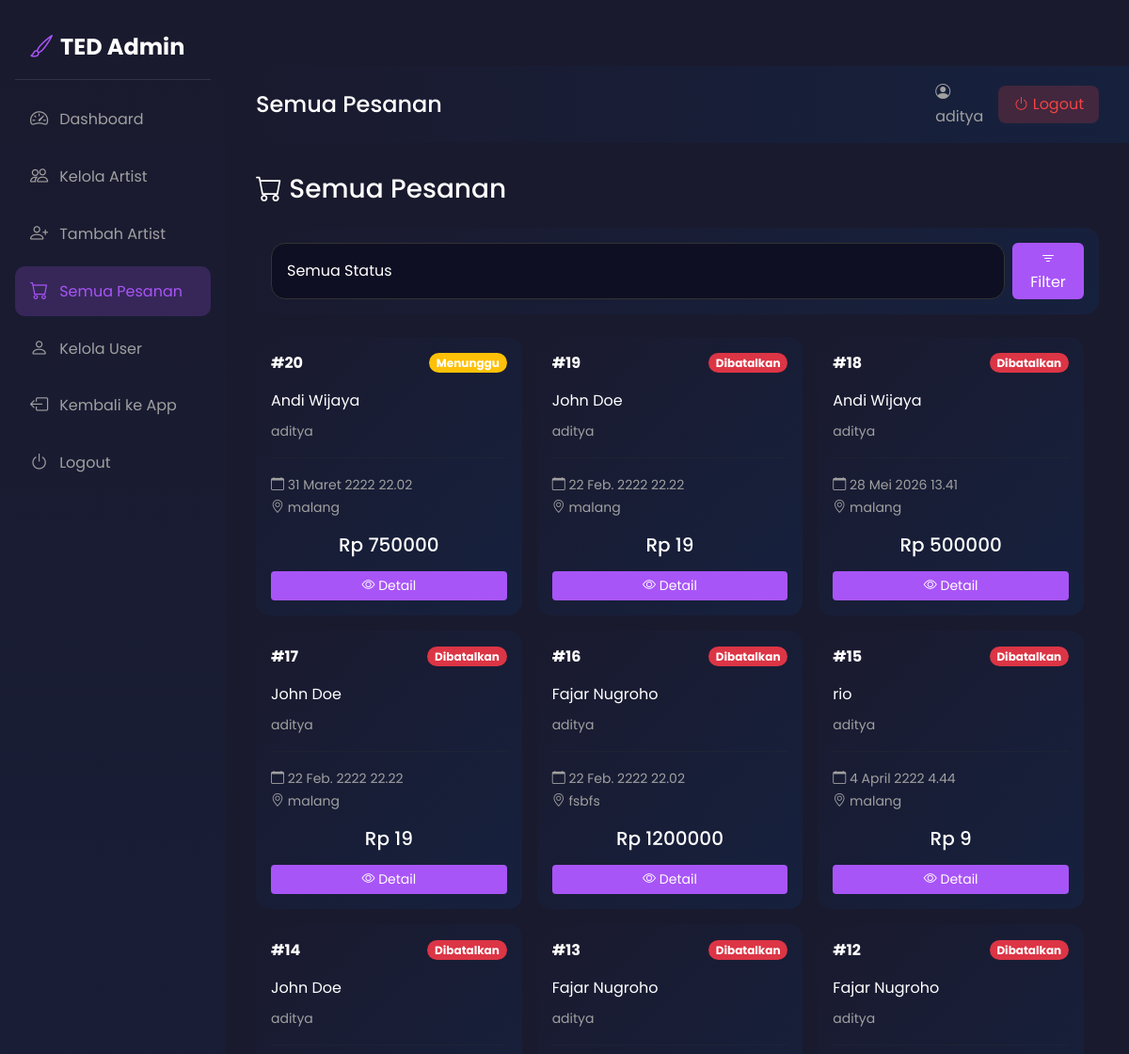
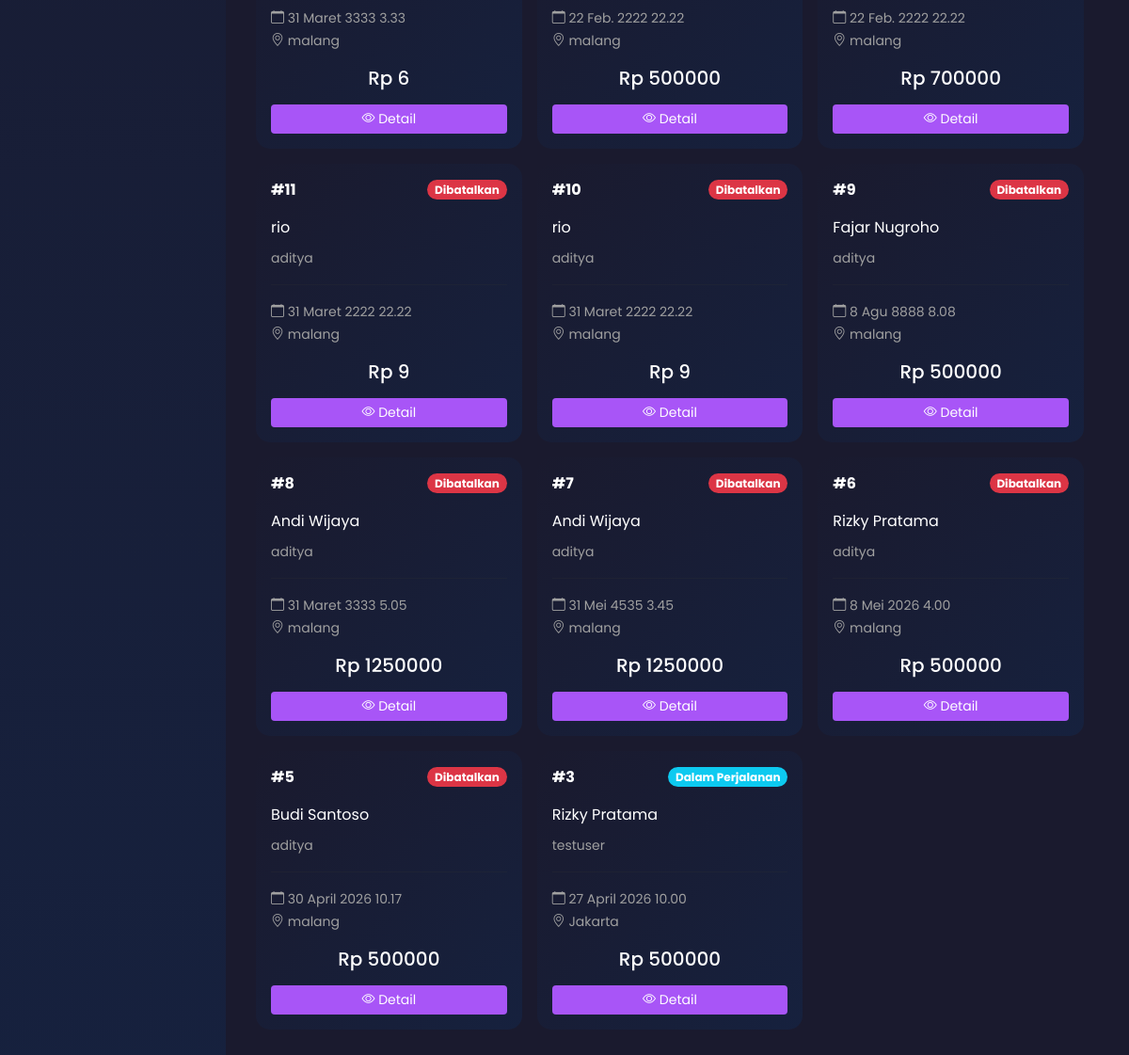
The page /owner/bookings/ (signed in) on the database as committed earlier (2 pictures, top to bottom).
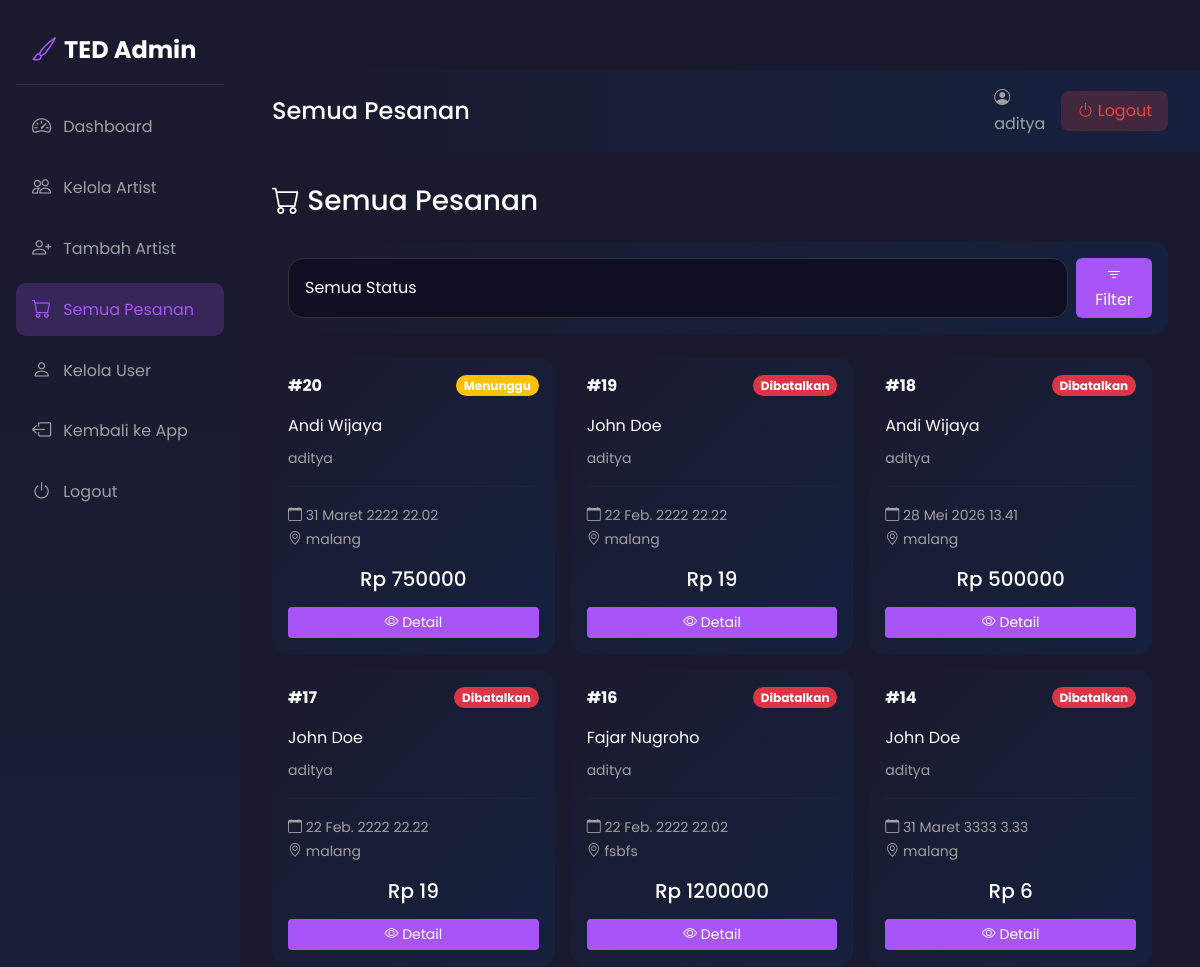
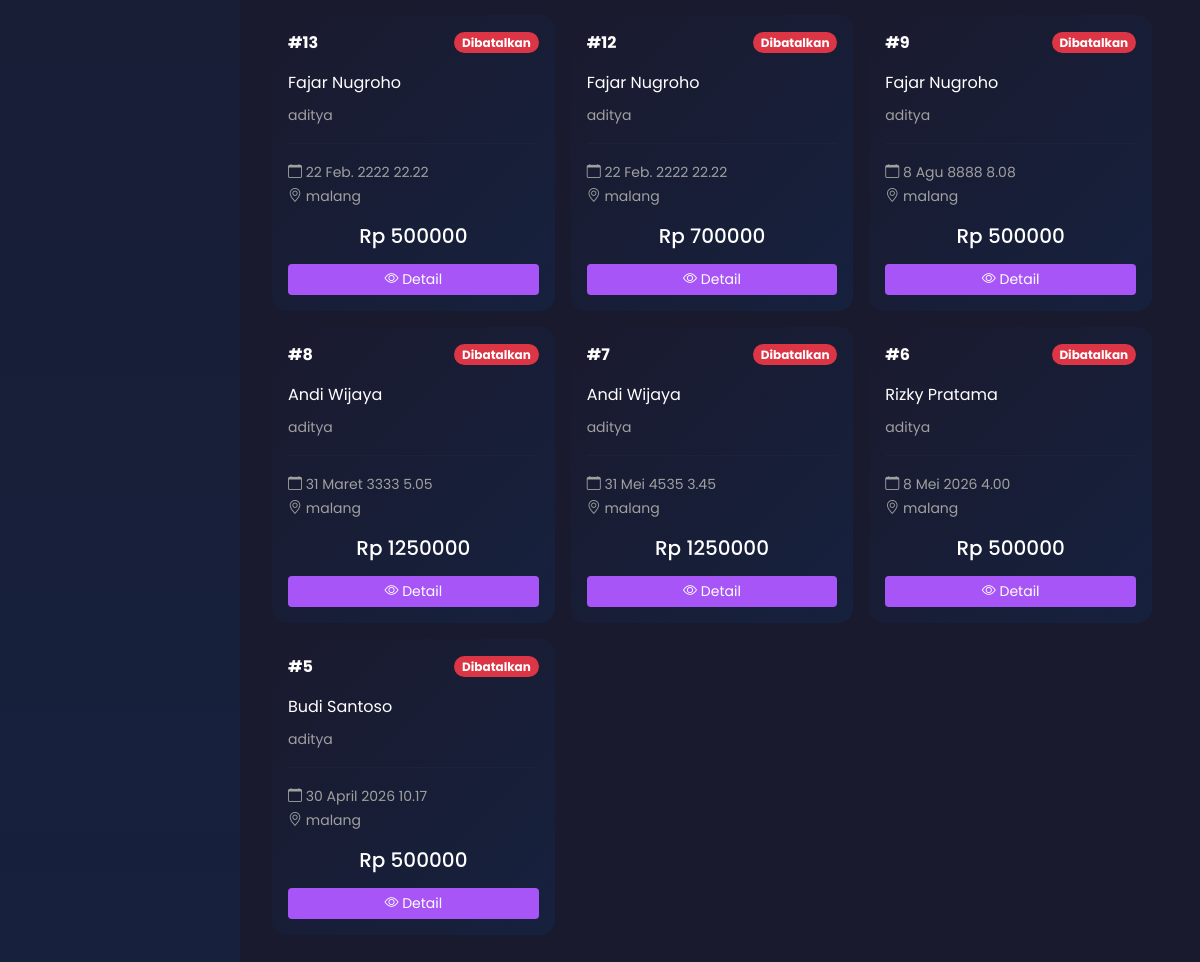
The same page on the database as committed later (2 pictures, top to bottom).
### tedapp/models.py (models this page shows, shortened)
class Booking(models.Model):
    STATUS_CHOICES = [
        ('pending', 'Menunggu'),
        ('confirmed', 'Dikonfirmasi'),
        ('on_the_way', 'Dalam Perjalanan'),
        ('arrived', 'Tiba'),
        ('started', 'Sedang Dikerjakan'),
        ('completed', 'Selesai'),
        ('cancelled', 'Dibatalkan'),
    ]
    SERVICE_TYPE_CHOICES = [
        ('studio', 'Ke Studio'),
        ('home', 'Ke Rumah'),
    ]
    PAYMENT_METHOD_CHOICES = [
        ('cash', 'Tunai'),
        ('gopay', 'GoPay'),
        ('ovo', 'OVO'),
        ('dana', 'DANA'),
        ('shopeepay', 'ShopeePay'),
        ('transfer', 'Transfer Bank'),
    ]
    PAYMENT_STATUS_CHOICES = [
        ('pending', 'Menunggu'),
        ('paid', 'Lunas'),
        ('failed', 'Gagal'),
    ]
    user = models.ForeignKey(User, on_delete=models.CASCADE, related_name='bookings')
    artist = models.ForeignKey(Artist, on_delete=models.CASCADE, related_name='bookings')
    service = models.ForeignKey(Service, on_delete=models.CASCADE, related_name='bookings')
    service_type = models.CharField(max_length=10, choices=SERVICE_TYPE_CHOICES)
    payment_method = models.CharField(max_length=20, choices=PAYMENT_METHOD_CHOICES, default='cash')
    payment_status = models.CharField(max_length=20, choices=PAYMENT_STATUS_CHOICES, default='pending')
    booking_date = models.DateField()
    booking_time = models.TimeField()
    address = models.TextField()
    city = models.CharField(max_length=100)
    user_latitude = models.DecimalField(max_digits=9, decimal_places=6, null=True, blank=True)
    user_longitude = models.DecimalField(max_digits=9, decimal_places=6, null=True, blank=True)
    description = models.TextField(blank=True)
    status = models.CharField(max_length=20, choices=STATUS_CHOICES, default='pending')
    total_price = models.DecimalField(max_digits=10, decimal_places=0)
    notes = models.TextField(blank=True)
    cancellation_reason = models.TextField(blank=True)
    estimated_arrival = models.IntegerField(default=0, help_text='Estimasi waktu arrival dalam menit')
    created_at = models.DateTimeField(auto_now_add=True)
    updated_at = models.DateTimeField(auto_now=True)

class Artist(models.Model):
    user = models.OneToOneField(User, on_delete=models.CASCADE, null=True, blank=True, related_name='artist_profile')
    name = models.CharField(max_length=200)
    nickname = models.CharField(max_length=100)
    photo = models.ImageField(upload_to='artists/', blank=True, null=True)
    phone = models.CharField(max_length=20)
    email = models.EmailField(blank=True)
    address = models.CharField(max_length=300)
    city = models.CharField(max_length=100)
    latitude = models.DecimalField(max_digits=9, decimal_places=6, null=True, blank=True)
    longitude = models.DecimalField(max_digits=9, decimal_places=6, null=True, blank=True)
    current_latitude = models.DecimalField(max_digits=9, decimal_places=6, null=True, blank=True, help_text='Lokasi saat ini (mobile tracking)')
    current_longitude = models.DecimalField(max_digits=9, decimal_places=6, null=True, blank=True, help_text='Lokasi saat ini (mobile tracking)')
    description = models.TextField()
    specializations = models.CharField(max_length=300)
    experience_years = models.IntegerField(default=0)
    rating = models.DecimalField(max_digits=3, decimal_places=2, default=0)
    total_reviews = models.IntegerField(default=0)
    is_available_home = models.BooleanField(default=True)
    is_available_studio = models.BooleanField(default=True)
    home_service_fee = models.DecimalField(max_digits=10, decimal_places=0, default=0)
    studio_name = models.CharField(max_length=200, blank=True)
    studio_address = models.CharField(max_length=300, blank=True)
    service_radius_km = models.DecimalField(max_digits=5, decimal_places=2, default=20, help_text='Radius layanan dalam km')
    is_verified = models.BooleanField(default=False)
    is_active = models.BooleanField(default=True)
    is_online = models.BooleanField(default=False, help_text='Artist sedang online/menerima order')
    payment_gopay = models.CharField(max_length=30, blank=True, help_text='Nomor GoPay')
    payment_ovo = models.CharField(max_length=30, blank=True, help_text='Nomor OVO')
    payment_dana = models.CharField(max_length=30, blank=True, help_text='Nomor DANA')
    payment_shopeepay = models.CharField(max_length=30, blank=True, help_text='Nomor ShopeePay')
    payment_transfer = models.CharField(max_length=50, blank=True, help_text='Nomor Rekening Transfer Bank')
    payment_bank_name = models.CharField(max_length=50, blank=True, help_text='Nama Bank')
    created_at = models.DateTimeField(auto_now_add=True)

### tedapp/views.py (the view)
# urls.py: path('owner/bookings/', views.owner_bookings, name='owner_bookings'),
@login_required
def owner_bookings(request):
    try:
        profile = request.user.profile
        if profile.role != 'owner':
            messages.error(request, 'Anda tidak memiliki akses ke halaman owner.')
            return redirect('home')
    except UserProfile.DoesNotExist:
        return redirect('home')
    status_filter = request.GET.get('status', '')
    bookings_list = Booking.objects.all().order_by('-created_at')
    if status_filter:
        bookings_list = bookings_list.filter(status=status_filter)
    context = {
        'bookings': bookings_list,
        'status_filter': status_filter,
    }
    return render(request, 'tedapp/owner_bookings.html', context)

### tedapp/templates/tedapp/owner_bookings.html (shortened to what this page needs)
{% extends 'tedapp/owner_base.html' %}
{% block page_title %}Semua Pesanan{% endblock %}
{% block content %}
<h3 class="text-white mb-4"><i class="bi bi-cart"></i> Semua Pesanan</h3>
<div class="card border-0 mb-4" style="background: linear-gradient(135deg, #1a1a2e 0%, #16213e 100%); border-radius: 15px;">
    <div class="card-body">
        <form method="GET" class="d-flex gap-2">
            <select name="status" class="form-control" style="background: #0f0f23; border: 1px solid #333; color: #fff;">
                <option value="">Semua Status</option>
            </select>
            <button type="submit" class="btn btn-primary" style="background: #a855f7; border: none;">
                <i class="bi bi-filter"></i> Filter
            </button>
        </form>
    </div>
</div>
<div class="row g-3">
    {% for booking in bookings %}
    <div class="col-md-6 col-lg-4">
        <div class="card border-0 h-100" style="background: linear-gradient(135deg, #1a1a2e 0%, #16213e 100%); border-radius: 15px;">
            <div class="card-body">
                <div class="d-flex justify-content-between align-items-center mb-3">
                    <span class="text-white fw-bold">#{{ booking.id }}</span>
                    <span class="badge rounded-pill {% if booking.status == 'pending' %}bg-warning{% elif booking.status == 'confirmed' %}bg-success{% elif booking.status == 'on_the_way' %}bg-info{% elif booking.status == 'arrived' %}bg-primary{% elif booking.status == 'completed' %}bg-secondary{% else %}bg-danger{% endif %}">
                        {{ booking.get_status_display }}
                    </span>
                </div>
                <div class="d-flex align-items-center mb-2">
                    <span class="text-white">{{ booking.artist.name }}</span>
                </div>
                <small style="color: #a0a0a0;">{{ booking.user.username }}</small>
                <hr style="border-color: #333;">
                <small style="color: #a0a0a0;">
                    <i class="bi bi-calendar"></i> {{ booking.booking_date }} {{ booking.booking_time }}
                    <br>
                    <i class="bi bi-geo-alt"></i> {{ booking.city }}
                </small>
                <div class="mt-3 text-center">
                    <h5 class="text-white mb-0">Rp {{ booking.total_price|floatformat:0 }}</h5>
                </div>
                <a href="{% url 'booking_detail' booking.id %}" class="btn btn-sm w-100 mt-3" style="background: #a855f7; color: #fff;">
                    <i class="bi bi-eye"></i> Detail
                </a>
            </div>
        </div>
    </div>
    {% empty %}
    <div class="col-12 text-center py-5">
        <i class="bi bi-inbox fs-1" style="color: #a0a0a0;"></i>
        <h5 class="mt-3 text-white">Tidak ada pesanan</h5>
    </div>
    {% endfor %}
</div>
{% endblock %}

### tedapp/templates/tedapp/owner_base.html (shortened to what this page needs)
{% load static %}
{% load custom_filters %}
<!DOCTYPE html>
<html lang="id">
<head>
    <link href="https://cdn.jsdelivr.net/npm/bootstrap@5.3.0/dist/css/bootstrap.min.css" rel="stylesheet">
    <link rel="stylesheet" href="https://cdn.jsdelivr.net/npm/bootstrap-icons@1.10.0/font/bootstrap-icons.css">
    <link rel="stylesheet" href="https://unpkg.com/leaflet@1.9.4/dist/leaflet.css">
    <link rel="stylesheet" href="{% static 'base.css' %}">
    <link rel="stylesheet" href="{% static 'owner.css' %}">
</head>
<body>
    <aside class="sidebar">
        <a href="{% url 'owner_dashboard' %}" class="sidebar-brand">
            <i class="bi bi-brush" style="color: #a855f7;"></i> TED Admin
        </a>
        <ul class="sidebar-nav">
            <li>
                <a href="{% url 'owner_dashboard' %}" class="{% if request.path == '/owner/' %}active{% endif %}">
                    <i class="bi bi-speedometer2"></i>
                    <span>Dashboard</span>
                </a>
            </li>
            <li>
                <a href="{% url 'owner_artists' %}" class="{% if '/owner/artists' in request.path %}active{% endif %}">
                    <i class="bi bi-people"></i>
                    <span>Kelola Artist</span>
                </a>
            </li>
            <li>
                <a href="{% url 'owner_add_artist' %}" class="{% if '/owner/artist/add' in request.path %}active{% endif %}">
                    <i class="bi bi-person-plus"></i>
                    <span>Tambah Artist</span>
                </a>
            </li>
            <li>
                <a href="{% url 'owner_bookings' %}" class="{% if '/owner/bookings' in request.path %}active{% endif %}">
                    <i class="bi bi-cart"></i>
                    <span>Semua Pesanan</span>
                </a>
            </li>
            <li>
                <a href="{% url 'owner_users' %}" class="{% if '/owner/users' in request.path %}active{% endif %}">
                    <i class="bi bi-person"></i>
                    <span>Kelola User</span>
                </a>
            </li>
            <li>
                <a href="{% url 'home' %}">
                    <i class="bi bi-box-arrow-left"></i>
                    <span>Kembali ke App</span>
                </a>
            </li>
            <li>
                <a href="{% url 'logout' %}">
                    <i class="bi bi-power"></i>
                    <span>Logout</span>
                </a>
            </li>
        </ul>
    </aside>
    <main class="main-content">
        <div class="admin-header">
            <h1>{% block page_title %}Owner Panel{% endblock %}</h1>
            <div class="d-flex align-items-center gap-3">
                <span class="user-info">
                    <i class="bi bi-person-circle"></i> {{ request.user.username }}
                </span>
                <a href="{% url 'logout' %}" class="btn btn-logout">
                    <i class="bi bi-power"></i> Logout
                </a>
            </div>
        </div>
        {% block content %}{% endblock %}
    </main>
</body>
</html>

### static/base.css (style rules this page uses)
:root { --primary-purple: #6B21A8; --primary-purple-light: #9333EA; --primary-purple-dark: #581C87; --primary-blue: #2563EB; --primary-blue-light: #3B82F6; --primary-blue-dark: #1D4ED8; --accent-purple: #A855F7; --accent-blue: #60A5FA; --dark-bg: #0F0523; --card-bg: #1A0A2E; --text-primary: #FFFFFF; --text-secondary: #C4B5FD; --safe-area-bottom: env(safe-area-inset-bottom, 0px); }
* { margin: 0; padding: 0; box-sizing: border-box; -webkit-tap-highlight-color: transparent; -webkit-touch-callout: none; -webkit-user-select: none; user-select: none; }
html { overflow-x: hidden !important; max-width: 100vw !important; width: 100% !important; touch-action: pan-y pinch-zoom; }
body { font-family: 'Poppins', sans-serif; background: linear-gradient(135deg, var(--dark-bg) 0%, #0A1628 50%, var(--dark-bg) 100%); color: var(--text-primary); min-height: 100vh; overflow-x: hidden !important; overflow-y: auto; -webkit-overflow-scrolling: touch; padding-top: 70px; padding-bottom: 20px; max-width: 100%; width: 100%; touch-action: pan-y; }
.container, .row, section, article, main, nav, header, footer { max-width: 100%; overflow-x: hidden; }
.user-info { display: flex; flex-direction: column; gap: 2px; }
@media (min-width: 1025px) { body { padding-bottom: 72px; } }
@media (min-width: 1025px) { body { padding-top: 70px; } }
.form-control { background: var(--card-bg); border: 1px solid rgba(168, 85, 247, 0.3); color: var(--text-primary); border-radius: 15px; padding: 0.8rem 1rem; }
.form-control::placeholder { color: rgba(255, 255, 255, 0.5); }

### static/owner.css (style rules this page uses)
body { background: #1a1a2e; }
.sidebar { position: fixed; left: 0; top: 0; bottom: 0; width: 240px; background: linear-gradient(180deg, #1a1a2e 0%, #16213e 100%); padding: 1rem; z-index: 100; }
.sidebar-brand { color: #fff; font-size: 1.5rem; font-weight: 700; text-decoration: none; display: flex; align-items: center; gap: 0.5rem; padding: 1rem; margin-bottom: 1rem; border-bottom: 1px solid rgba(255,255,255,0.1); }
.sidebar-nav { list-style: none; padding: 0; margin: 0; }
.sidebar-nav li { margin-bottom: 0.5rem; }
.sidebar-nav a { color: #a0a0a0; text-decoration: none; padding: 0.75rem 1rem; display: flex; align-items: center; gap: 0.75rem; border-radius: 10px; transition: all 0.3s; }
.sidebar-nav a:hover, .sidebar-nav a.active { background: rgba(168, 85, 247, 0.2); color: #a855f7; }
.sidebar-nav a i { font-size: 1.2rem; }
.main-content { margin-left: 240px; padding: 2rem; min-height: 100vh; }
.admin-header { background: linear-gradient(90deg, #1a1a2e 0%, #16213e 100%); padding: 1rem 2rem; margin: -2rem -2rem 2rem -2rem; display: flex; justify-content: space-between; align-items: center; }
.admin-header h1 { color: #fff; font-size: 1.5rem; margin: 0; }
.admin-header .user-info { color: #a0a0a0; }
.admin-header .btn-logout { background: rgba(239, 68, 68, 0.2); color: #ef4444; border: none; padding: 0.5rem 1rem; border-radius: 8px; cursor: pointer; }

Rows that differ between the two databases and show on the page:
removed Booking: id "15", status "Dibatalkan", artist.name "rio", user.username "aditya", booking_date "4 April 2222", booking_time "4.44", city "malang", total_price "9"
removed Booking: id "11", status "Dibatalkan", artist.name "rio", user.username "aditya", booking_date "31 Maret 2222", booking_time "22.22", city "malang", total_price "9"
removed Booking: id "10", status "Dibatalkan", artist.name "rio", user.username "aditya", booking_date "31 Maret 2222", booking_time "22.22", city "malang", total_price "9"
removed Booking: id "3", status "Dalam Perjalanan", artist.name "Rizky Pratama", user.username "testuser", booking_date "27 April 2026", booking_time "10.00", city "Jakarta", total_price "500000"
